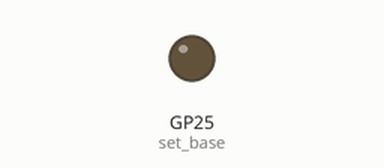
Bench run of a program on a simulated Raspberry Pi Pico running MicroPython. Shown: output pins drawn as LEDs (lit = HIGH). At 3.0 s the program stops and its outputs stay as they are.

Above: at 3.0 s.
Timing chart, 0 to 4.5 s (numbered marks = the images above):
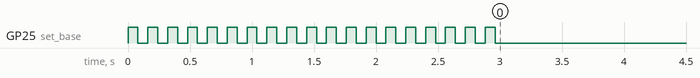

The program:

main.py
```python
import time
import rp2
from machine import Pin

# Define the blink program.  It has one GPIO to bind to on the set instruction, which is an output pin.
# Use lots of delays to make the blinking visible by eye.
@rp2.asm_pio(set_init=rp2.PIO.OUT_LOW)
def blink():
    wrap_target()
    set(pins, 1)   [31]
    nop()          [31]
    nop()          [31]
    nop()          [31]
    nop()          [31]
    set(pins, 0)   [31]
    nop()          [31]
    nop()          [31]
    nop()          [31]
    nop()          [31]
    wrap()

@rp2.asm_pio(set_init=rp2.PIO.OUT_LOW)
def toggle():
    set(x, 0)
    nop()
    # .sideset(0)
    # set(pins, abs(int(pins)-1))    [31]

# Instantiate a state machine with the blink program, at 2000Hz, with set bound to Pin(25) (LED on the rp2 board)
sm = rp2.StateMachine(0, blink, freq=2000, set_base=Pin(25))
sm2 = rp2.StateMachine(1, toggle, freq=2000, set_base=Pin(25), sideset_base=Pin(25))

# Run the state machine for 3 seconds.  The LED should blink.
sm.active(1)
time.sleep(3)
sm.active(0)

sm2.active(1)
# time.sleep(3)
sm2.active(0)
```
